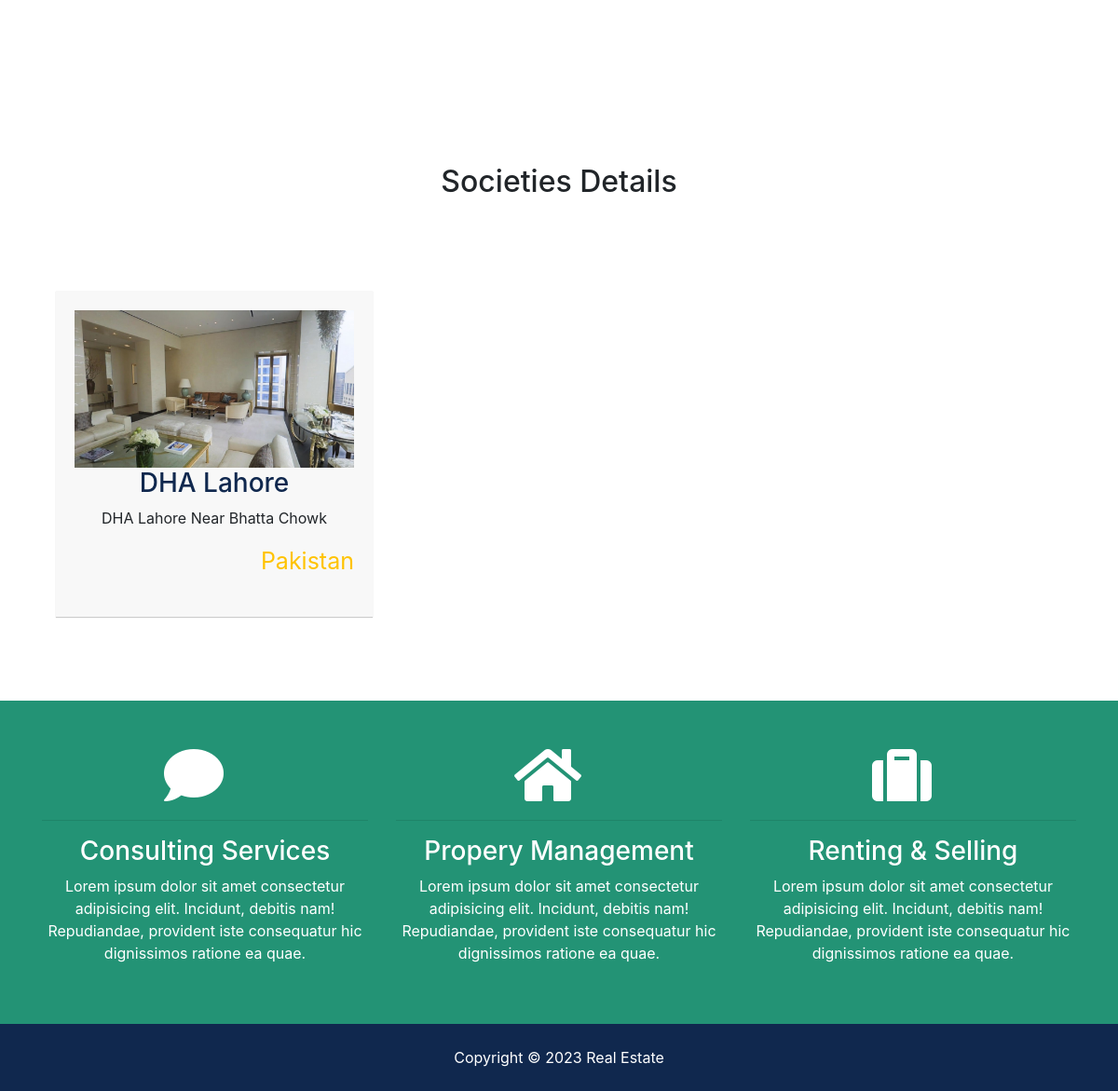
Page /listings/searchSociety/1 (lower part) on the earlier database version.
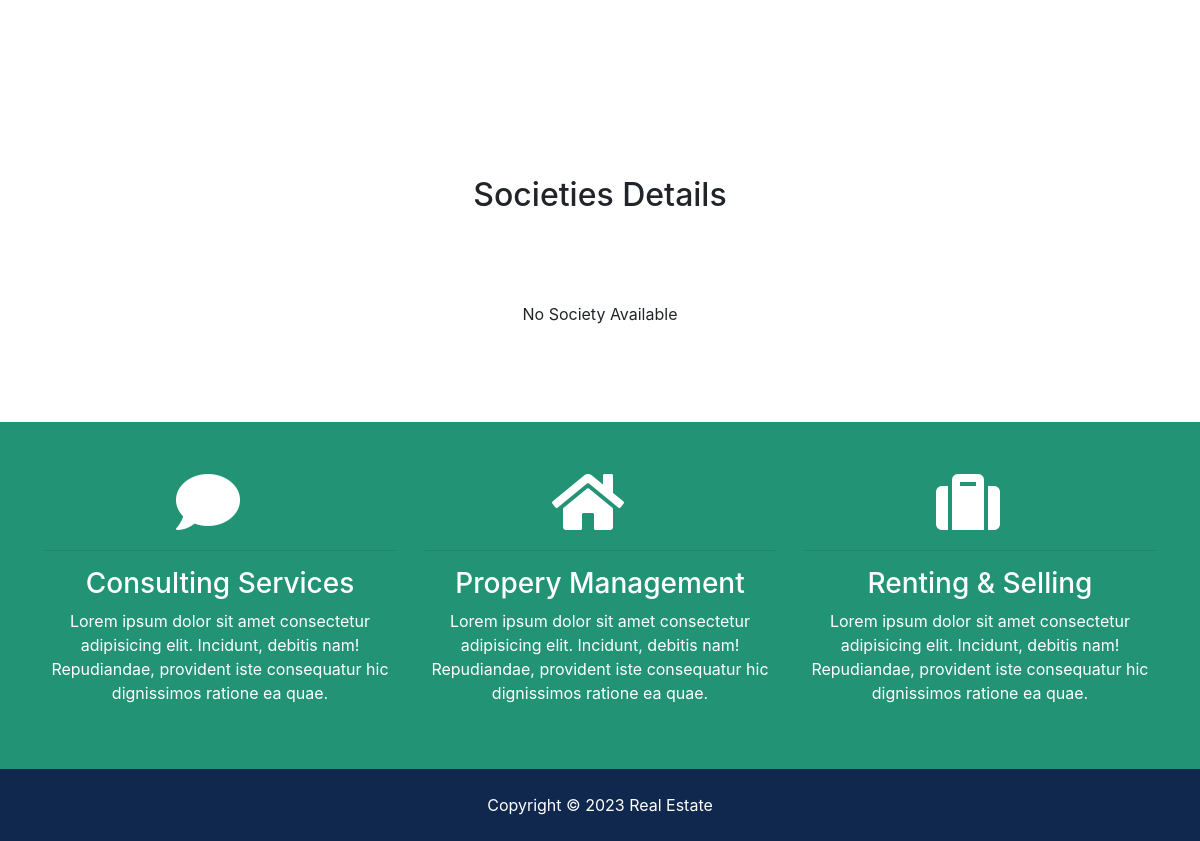
Same page on the later database version.
### listings/models.py (models this page shows, shortened)
class Society(models.Model):
    city = models.ForeignKey(city, on_delete=models.CASCADE)
    title = models.CharField(max_length=200)
    address = models.CharField(max_length=200)
    state = models.CharField(max_length=100)
    zipcode = models.CharField(max_length=20)
    photo_main = models.ImageField(upload_to='photos/%Y/%m/%d/')
    is_published = models.BooleanField(default=True)
    list_date = models.DateTimeField(default=datetime.now, blank=True)
    created_at= models.DateTimeField(auto_now_add=True, blank=True)
    updated_at= models.DateTimeField(auto_now=True, blank=True)
    class Meta:
        verbose_name = "01. Society Name"

### listings/views.py (the view)
# urls.py: path('searchSociety/<int:id>', views.searchSociety, name='searchSociety'),
def searchSociety(request, id):
  city_data = city.objects.order_by('-list_date').filter(is_published=True)
  city_id = city.objects.filter(id=id).first()
  queryset_list  = Society.objects.order_by('-list_date').filter(is_published=True).filter(city=city_id)
  society_dropdown = Society.objects.order_by('-list_date').filter(is_published=True)
  if 'keywords' in request.GET:
    keywords = request.GET['keywords']
    if keywords:
      queryset_list = queryset_list.filter(address__icontains=keywords)
  if 'state' in request.GET:
    state = request.GET['state']
    if state:
      queryset_list = queryset_list.filter(state__iexact=state)
  context = {
    'state_choices': state_choices,
    'societys': queryset_list,
    'values': request.GET,
    'city_dropdown':city_data,
    'society_dropdowns': society_dropdown
  }
  return render(request, 'pages/societys.html', context)

### templates/pages/societys.html (shortened to what this page needs)
{% extends 'base.html' %}
{% load humanize %}
{% block content %}
<section id="showcase">
  </section>
<br>
<div class="container">
  <h2 class="text-center text-bold">Societies Details</h2>
        <div class="starter-template">
            <div class="row">
            {% if societys %}
                {% for society in societys %}
                <div class="col-sm-4">
                    <section class="hover-div"> <a href="/listings/society-main/{{ society.id }}"> <img src="{{ society.photo_main.url }}" width="100">
                        <div class="hover-div_inner">
                            <h3><a href="#">{{ society.title }}</a></h3>
                            <p class="text-center">{{ society.address}}</p>
                            <div class="hover-div-lower">
                                <div class="col-xs-6 text-right"><span class="lower-text">{{ society.state }}</span></div>
                            </div>
                        </div>
                        </a>
                    </section>
                </div>
                {% endfor %}
                    {% else %}
          <div class="col-md-12">
            <p>No Society Available</p>
          </div>
        {% endif %}
            </div>
        </div>
    </div>
{% include 'partials/services.html' %}
{% endblock %}

Differences in the rows shown:
no longer on this page (row edited): Society: photo_main (picture), title "DHA Lahore", address "DHA Lahore Near Bhatta Chowk", state "Pakistan"
Other differences:
text now shown: "No Society Available"
